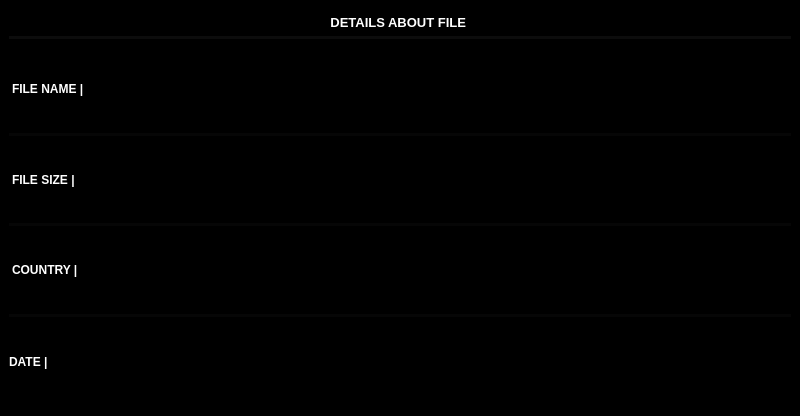
<?xml version="1.0" encoding="UTF-8"?>
<ui version="4.0">
 <class>MainWindow</class>
 <widget class="QMainWindow" name="MainWindow">
  <property name="geometry">
   <rect>
    <x>0</x>
    <y>0</y>
    <width>800</width>
    <height>416</height>
   </rect>
  </property>
  <property name="windowTitle">
   <string>MainWindow</string>
  </property>
  <property name="styleSheet">
   <string notr="true">background-color: black;
color: white;
Border: 0.5px solid white;

          </string>
  </property>
  <widget class="QWidget" name="centralwidget">
   <property name="styleSheet">
    <string notr="true">*{Border:0px}
QScrollBar:sub-page:vertical{background-color: #000000}
QScrollBar:add-page:vertical{background-color: #000000}
QScrollBar{background-color: #000000}
QScrollBar:sub-page:vertical{background-color: #000000} QScrollBar:add-page:vertical{background-color: #000000} QScrollBar{background-color: #000000}
QScrollBar::add-line:vertical { background-color: transparent}
QScrollBar::sub-line:vertical { background-color: transparent}
QScrollBar::handle:vertical {background-color: rgba(80, 80, 122, .25);}
QPushButton{color: gray}
QPushButton:hover{color: white}

QScrollBar:sub-page:horizontal{background-color: #000000}
QScrollBar:add-page:horizontal{background-color: #000000}
QScrollBar{background-color: #000000}
QScrollBar:sub-page:horizontal{background-color: #000000} QScrollBar:add-page:horizontal{background-color: #000000} QScrollBar{background-color: #000000}
QScrollBar::add-line:horizontal { background-color: transparent}
QScrollBar::sub-line:horizontal { background-color: transparent}
QScrollBar::handle:horizontal{background-color: rgba(80, 80, 122, .2);}

</string>
   </property>
   <layout class="QVBoxLayout" name="verticalLayout">
    <item>
     <widget class="QLabel" name="label">
      <property name="maximumSize">
       <size>
        <width>16777215</width>
        <height>30</height>
       </size>
      </property>
      <property name="font">
       <font>
        <pointsize>10</pointsize>
        <weight>75</weight>
        <bold>true</bold>
       </font>
      </property>
      <property name="styleSheet">
       <string notr="true">Border-Bottom: 3px solid rgba(255,255,255,0.05);
</string>
      </property>
      <property name="text">
       <string>DETAILS ABOUT FILE </string>
      </property>
      <property name="alignment">
       <set>Qt::AlignCenter</set>
      </property>
     </widget>
    </item>
    <item>
     <widget class="QFrame" name="frame">
      <property name="frameShape">
       <enum>QFrame::StyledPanel</enum>
      </property>
      <property name="frameShadow">
       <enum>QFrame::Raised</enum>
      </property>
      <layout class="QVBoxLayout" name="verticalLayout_2">
       <property name="spacing">
        <number>0</number>
       </property>
       <property name="leftMargin">
        <number>0</number>
       </property>
       <property name="topMargin">
        <number>0</number>
       </property>
       <property name="rightMargin">
        <number>0</number>
       </property>
       <property name="bottomMargin">
        <number>0</number>
       </property>
       <item>
        <widget class="QLabel" name="label_2">
         <property name="font">
          <font>
           <weight>75</weight>
           <bold>true</bold>
          </font>
         </property>
         <property name="styleSheet">
          <string notr="true">Border-Bottom: 3px solid rgba(255,255,255,0.025);
</string>
         </property>
         <property name="text">
          <string>FILE NAME | </string>
         </property>
        </widget>
       </item>
       <item>
        <widget class="QLabel" name="label_4">
         <property name="font">
          <font>
           <weight>75</weight>
           <bold>true</bold>
          </font>
         </property>
         <property name="styleSheet">
          <string notr="true">Border-Bottom: 3px solid rgba(255,255,255,0.025);
</string>
         </property>
         <property name="text">
          <string>FILE SIZE | </string>
         </property>
        </widget>
       </item>
       <item>
        <widget class="QLabel" name="label_3">
         <property name="font">
          <font>
           <weight>75</weight>
           <bold>true</bold>
          </font>
         </property>
         <property name="styleSheet">
          <string notr="true">Border-Bottom: 3px solid rgba(255,255,255,0.025);
</string>
         </property>
         <property name="text">
          <string>COUNTRY | </string>
         </property>
        </widget>
       </item>
       <item>
        <widget class="QLabel" name="label_5">
         <property name="font">
          <font>
           <weight>75</weight>
           <bold>true</bold>
          </font>
         </property>
         <property name="styleSheet">
          <string notr="true"/>
         </property>
         <property name="text">
          <string>DATE | </string>
         </property>
        </widget>
       </item>
      </layout>
     </widget>
    </item>
   </layout>
  </widget>
 </widget>
 <resources/>
 <connections/>
</ui>
